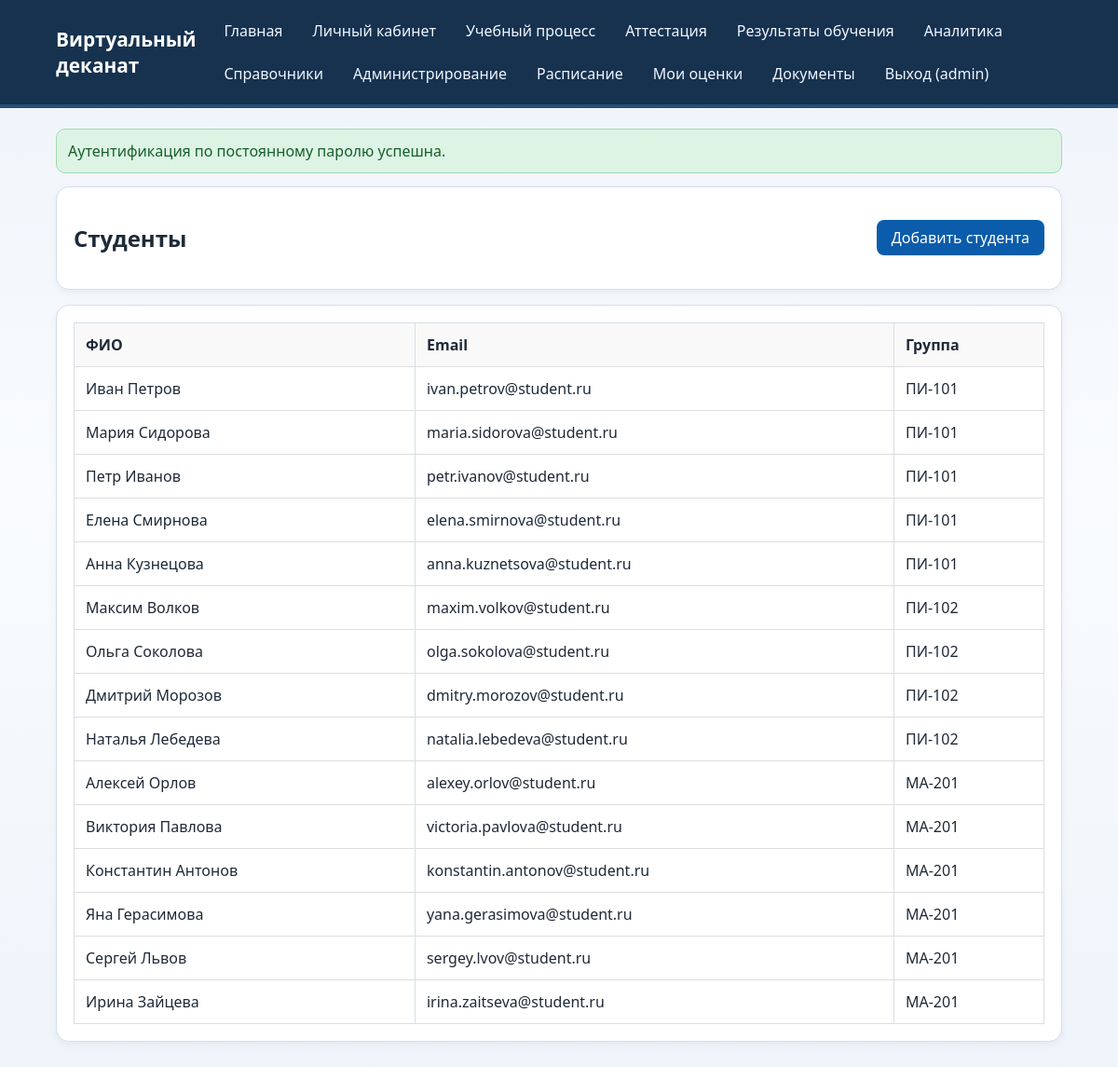
Page /references/students (signed in) on the committed database.
### models.py (models this page shows)
class User(Base):
    __tablename__ = "users"
    id = Column(Integer, primary_key=True, index=True)
    username = Column(String(50), unique=True, nullable=False, index=True)
    password_hash = Column(String(255), nullable=False)
    full_name = Column(String(120), nullable=False)
    is_active = Column(Boolean, default=True, nullable=False)
    clearance_level = Column(Integer, default=1, nullable=False)
    secret_key = Column(Integer, default=100, nullable=False)
    primary_role_id = Column(Integer, ForeignKey("roles.id"), nullable=True)
    primary_role = relationship("Role", foreign_keys=[primary_role_id])
    roles = relationship("Role", secondary="user_roles", back_populates="users")
    action_logs = relationship("ActionLog", back_populates="user")

class Student(Base):
    __tablename__ = "students"
    id = Column(Integer, primary_key=True, index=True)
    full_name = Column(String(120), nullable=False)
    email = Column(String(100), unique=True, nullable=False, index=True)
    group_id = Column(Integer, ForeignKey("groups.id"), nullable=False, index=True)
    group = relationship("Group", back_populates="students")
    attestations = relationship("Attestation", back_populates="student")

class Group(Base):
    __tablename__ = "groups"
    id = Column(Integer, primary_key=True, index=True)
    name = Column(String(50), unique=True, nullable=False, index=True)
    description = Column(Text, nullable=True)
    students = relationship("Student", back_populates="group")
    disciplines = relationship("Discipline", secondary="group_disciplines", back_populates="groups")
    schedules = relationship("Schedule", back_populates="group")

### main.py (the view)
@app.get("/references/students", response_class=HTMLResponse)
def students_list(request: Request, db: Session = Depends(get_db)):
    user, redirect = section_guard(request, db, "references")
    if redirect:
        return redirect
    students = db.query(Student).all()
    context = build_context(request, db, {"students": students})
    return templates.TemplateResponse("references/students_list.html", context)

### templates/references/students_list.html (shortened to what this page needs)
{% extends "base.html" %}
{% block content %}
<section class="card">
    <div class="row-between">
        <h2>Студенты</h2>
        <a href="/references/students/add" class="btn">Добавить студента</a>
    </div>
</section>
{% if students %}
<section class="card">
    <table>
        <thead>
            <tr>
                <th>ФИО</th>
                <th>Email</th>
                <th>Группа</th>
            </tr>
        </thead>
        <tbody>
            {% for student in students %}
            <tr>
                <td>{{ student.full_name }}</td>
                <td>{{ student.email }}</td>
                <td>{{ student.group.name }}</td>
            </tr>
            {% endfor %}
        </tbody>
    </table>
</section>
{% else %}
<section class="card">
    <p>Студентов не найдено.</p>
</section>
{% endif %}
{% endblock %}

### templates/base.html (shortened to what this page needs)
<!DOCTYPE html>
<html lang="ru">
<head>
    <link rel="stylesheet" href="/static/style.css">
</head>
<body>
    <header class="site-header">
        <div class="container row-between">
            <h1>Виртуальный деканат</h1>
            <nav class="top-nav">
                <a href="/">Главная</a>
                {% if current_user %}
                    <a href="/dashboard">Личный кабинет</a>
                    {% for section in available_sections %}
                        <a href="{{ section.path }}">{{ section.title }}</a>
                    {% endfor %}
                    <a href="/logout">Выход ({{ current_user.username }})</a>
                {% else %}
                    <a href="/register">Регистрация</a>
                    <a href="/login">Вход</a>
                {% endif %}
            </nav>
        </div>
    </header>
    <main class="container">
        {% if flash %}
            <div class="flash flash-{{ flash.category }}">
                {{ flash.message }}
            </div>
        {% endif %}
        {% block content %}{% endblock %}
    </main>
</body>
</html>

### static/style.css (style rules this page uses)
:root { --bg: #f3f6fb; --surface: #ffffff; --text: #1e2a38; --muted: #5c6f84; --accent: #0b5cab; --accent-soft: #d6e7f8; --ok: #1e7a39; --ok-soft: #ddf4e5; --err: #9b2020; --err-soft: #fae0e0; --border: #d5dee8; }
* { box-sizing: border-box; }
body { margin: 0; font-family: "Segoe UI", Tahoma, sans-serif; background: linear-gradient(180deg, #eef3f9 0%, #f9fbfe 45%, #eef4fa 100%); color: var(--text); }
.container { width: min(1080px, 92vw); margin: 0 auto; }
.site-header { background: #16324f; color: #fff; padding: 16px 0; border-bottom: 4px solid #244e7a; }
.site-header h1 { margin: 0; font-size: 1.3rem; }
.row-between { display: flex; justify-content: space-between; align-items: center; gap: 20px; }
.top-nav { display: flex; flex-wrap: wrap; gap: 12px; }
.top-nav a { color: #f0f6ff; text-decoration: none; padding: 6px 10px; border-radius: 8px; }
main { padding: 22px 0 30px; }
.card { background: var(--surface); border: 1px solid var(--border); border-radius: 14px; padding: 18px; margin-bottom: 16px; box-shadow: 0 3px 9px rgba(13, 37, 63, 0.05); }
.flash { border-radius: 10px; padding: 12px; margin-bottom: 14px; }
.flash-success { background: var(--ok-soft); border: 1px solid #9ddbb2; color: #165f2b; }
table { width: 100%; border-collapse: collapse; }
th, td { border: 1px solid var(--border); padding: 9px; text-align: left; vertical-align: top; }
th { background: #eef5fc; }

### templates/references/students_list.html (style rules this page uses)
table { width: 100%; border-collapse: collapse; }
th, td { padding: 12px; text-align: left; border-bottom: 1px solid #ddd; }
th { background: #f9f9f9; font-weight: bold; }
.row-between { display: flex; justify-content: space-between; align-items: center; }
.btn { padding: 8px 16px; background: #0b5cab; color: white; text-decoration: none; border-radius: 8px; }

### rows in the picture
User: username "admin"
Student: full_name "Иван Петров", email "ivan.petrov@student.ru", group.name "ПИ-101"
Student: full_name "Мария Сидорова", email "maria.sidorova@student.ru", group.name "ПИ-101"
Student: full_name "Петр Иванов", email "petr.ivanov@student.ru", group.name "ПИ-101"
Student: full_name "Елена Смирнова", email "elena.smirnova@student.ru", group.name "ПИ-101"
Student: full_name "Анна Кузнецова", email "anna.kuznetsova@student.ru", group.name "ПИ-101"
Student: full_name "Максим Волков", email "maxim.volkov@student.ru", group.name "ПИ-102"
Student: full_name "Ольга Соколова", email "olga.sokolova@student.ru", group.name "ПИ-102"
Student: full_name "Дмитрий Морозов", email "dmitry.morozov@student.ru", group.name "ПИ-102"
Student: full_name "Наталья Лебедева", email "natalia.lebedeva@student.ru", group.name "ПИ-102"
Student: full_name "Алексей Орлов", email "alexey.orlov@student.ru", group.name "МА-201"
Student: full_name "Виктория Павлова", email "victoria.pavlova@student.ru", group.name "МА-201"
Student: full_name "Константин Антонов", email "konstantin.antonov@student.ru", group.name "МА-201"
Student: full_name "Яна Герасимова", email "yana.gerasimova@student.ru", group.name "МА-201"
Student: full_name "Сергей Львов", email "sergey.lvov@student.ru", group.name "МА-201"
Student: full_name "Ирина Зайцева", email "irina.zaitseva@student.ru", group.name "МА-201"

### other values in the picture
{{ section.title }} "Учебный процесс" "Аттестация" "Результаты обучения" "Аналитика" "Справочники" "Администрирование" "Расписание" "Мои оценки" "Документы"
{{ flash.message }} "Аутентификация по постоянному паролю успешна."
